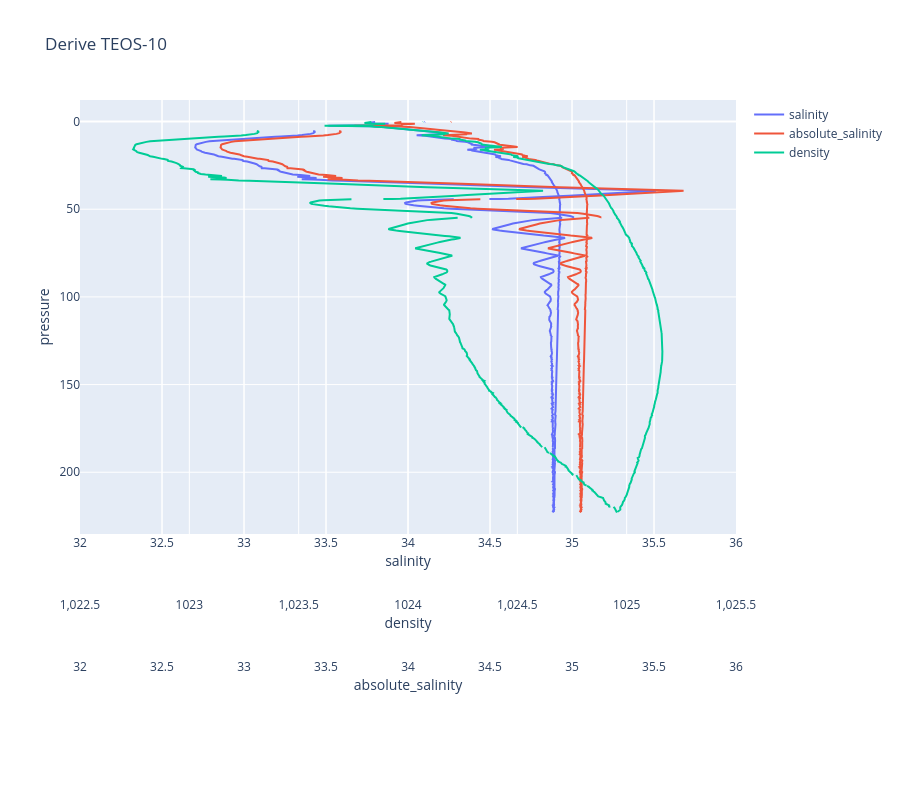

This figure's notebook cell:
### Markdown cell above
## [Derive TEOS-10](#proc-list)
This section shows how the Derive TEOS-10 function uses temperature, conductivity, practical salinity, pressure, latitude, and/or longitude to compute the following thermodynamic parameters using TEOS-10 equations:  

The table below references python functions from [TEOS-10](https://github.com/TEOS-10/GSW-Python) that are the same functions in SBE Data Processing.
> Note: Results may differ slightly from SBE Data Processing due to GSW version differences.

| Variable Name                      | GSW-Python function              |  
|------------------------------------|----------------------------------|  
| Absolute Salinity                  | gsw.SA_from_SP                   |
| Absolute Salinity Anomaly          | gsw.deltaSA_from_SP              |
| adiabatic lapse rate               | gsw.adiabatic_lapse_rate_from_CT |
| Conservative Temperature           | gsw.CT_from_t                    |
| Conservative Temperature, freezing | gsw.CT_freezing                  |
| density, TEOS-10                   | gsw.rho[<sup>1</sup>](#teos_fn1)        |
| dynamic enthalpy                   | gsw.dynamic_enthalpy             |
| enthalpy                           | gsw.enthalpy                     |
| entropy                            | gsw.entropy_from_t               |
| gravity                            | gsw.grav                         |
| internal energy                    | gsw.internal_energy              |
| isentropic compressibility         | gsw.kappa                        |
| latent heat of evaporation         | gsw.latentheat_evap_CT           |
| latent heat of melting             | gsw.latentheat_melting           |
| potential temperature              | gsw.pt0_from_t                   |
| Preformed Salinity                 | gsw.Sstar_from_SA                |
| Reference Salinity                 | gsw.SR_from_SP                   |
| saline contraction coefficient     | gsw.beta                         |
| sound speed                        | gsw.sound_speed                  |
| specific volume                    | gsw.specvol                      |
| specific volume anomaly            | gsw.specvol_anom_standard        |
| temperature freezing               | gsw.t_freezing                   |
| thermal expansion coefficient      | gsw.alpha                        |

<span id="teos_fn1"> <sup>1</sup> use gsw.rho with reference pressure for the sigmas

### Code cell
absolute_salinity = gsw.SA_from_SP(SP=ds["salinity"].values, p=ds["pressure"].values, lon=0, lat=0)

ds["absolute_salinity"] = ("scan", absolute_salinity)

conservative_temperature = gsw.CT_from_t(
    SA=ds["absolute_salinity"].values,
    t=ds["filtered_temperature"].values,
    p=ds["pressure"].values,
)

ds["conservative_temperature"] = ("scan", conservative_temperature)

density = gsw.rho(
    SA=ds["absolute_salinity"].values, CT=ds["conservative_temperature"].values, p=[0]
)

ds["density"] = ("scan", density)

plot(
    dataset=ds,
    title="Derive TEOS-10",
    x_names=["salinity", "absolute_salinity", "density"],
    x_bounds={0: [32, 36], 1: [32, 36], 2: [1022.5, 1025.5]},
)

### Figure 1 — Plotly figure (JSON) as saved in the notebook; plotly's stock layout.template omitted (floating-point values rounded to 4 significant figures; data arrays with more than 128 entries replaced by an {"elided": "..."} marker saying what was removed)
{"data": [{"name": "salinity", "type": "scatter", "x": {"elided": "3069 float values"}, "xaxis": "x", "y": {"elided": "3069 float values"}}, {"name": "absolute_salinity", "type": "scatter", "x": {"elided": "3069 float values"}, "xaxis": "x2", "y": {"elided": "3069 float values"}}, {"name": "density", "type": "scatter", "x": {"elided": "3069 float values"}, "xaxis": "x3", "y": {"elided": "3069 float values"}}], "layout": {"height": 800, "title": {"text": "Derive TEOS-10"}, "xaxis": {"domain": [0, 1], "range": [32, 36], "title": {"standoff": 5, "text": "salinity"}}, "xaxis2": {"overlaying": "x", "position": 0.1, "range": [32, 36], "title": {"standoff": 5, "text": "absolute_salinity"}}, "xaxis3": {"overlaying": "x", "position": 0.2, "range": [1022.0, 1026.0], "title": {"standoff": 5, "text": "density"}}, "xaxis4": {"overlaying": "x", "position": 0.3, "title": {"standoff": 5, "text": ""}}, "yaxis": {"autorange": "reversed", "domain": [0.3, 1], "position": 0, "title": {"standoff": 5, "text": "pressure"}}, "yaxis2": {"overlaying": "y", "position": 0.1, "title": {"standoff": 5, "text": ""}}, "yaxis3": {"overlaying": "y", "position": 0.2, "title": {"standoff": 5, "text": ""}}, "yaxis4": {"overlaying": "y", "position": 0.3, "title": {"standoff": 5, "text": ""}}}}
